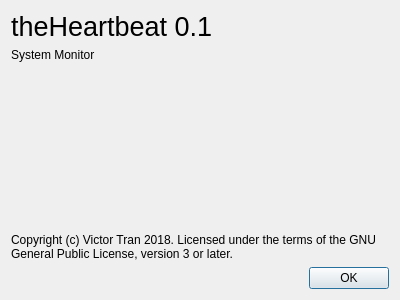
<?xml version="1.0" encoding="UTF-8"?>
<ui version="4.0">
 <class>AboutDialog</class>
 <widget class="QDialog" name="AboutDialog">
  <property name="geometry">
   <rect>
    <x>0</x>
    <y>0</y>
    <width>400</width>
    <height>300</height>
   </rect>
  </property>
  <property name="windowTitle">
   <string>About theHeartbeat</string>
  </property>
  <layout class="QVBoxLayout" name="verticalLayout">
   <item>
    <widget class="QLabel" name="label">
     <property name="font">
      <font>
       <pointsize>20</pointsize>
      </font>
     </property>
     <property name="text">
      <string>theHeartbeat 0.1</string>
     </property>
    </widget>
   </item>
   <item>
    <widget class="QLabel" name="label_2">
     <property name="text">
      <string>System Monitor</string>
     </property>
    </widget>
   </item>
   <item>
    <spacer name="verticalSpacer">
     <property name="orientation">
      <enum>Qt::Vertical</enum>
     </property>
     <property name="sizeHint" stdset="0">
      <size>
       <width>20</width>
       <height>146</height>
      </size>
     </property>
    </spacer>
   </item>
   <item>
    <widget class="QLabel" name="label_3">
     <property name="text">
      <string>Copyright (c) Victor Tran 2018. Licensed under the terms of the GNU General Public License, version 3 or later.</string>
     </property>
     <property name="wordWrap">
      <bool>true</bool>
     </property>
    </widget>
   </item>
   <item>
    <layout class="QHBoxLayout" name="horizontalLayout">
     <item>
      <spacer name="horizontalSpacer">
       <property name="orientation">
        <enum>Qt::Horizontal</enum>
       </property>
       <property name="sizeHint" stdset="0">
        <size>
         <width>40</width>
         <height>20</height>
        </size>
       </property>
      </spacer>
     </item>
     <item>
      <widget class="QPushButton" name="okButton">
       <property name="text">
        <string>OK</string>
       </property>
       <property name="icon">
        <iconset theme="dialog-ok"/>
       </property>
      </widget>
     </item>
    </layout>
   </item>
  </layout>
 </widget>
 <resources/>
 <connections/>
</ui>
